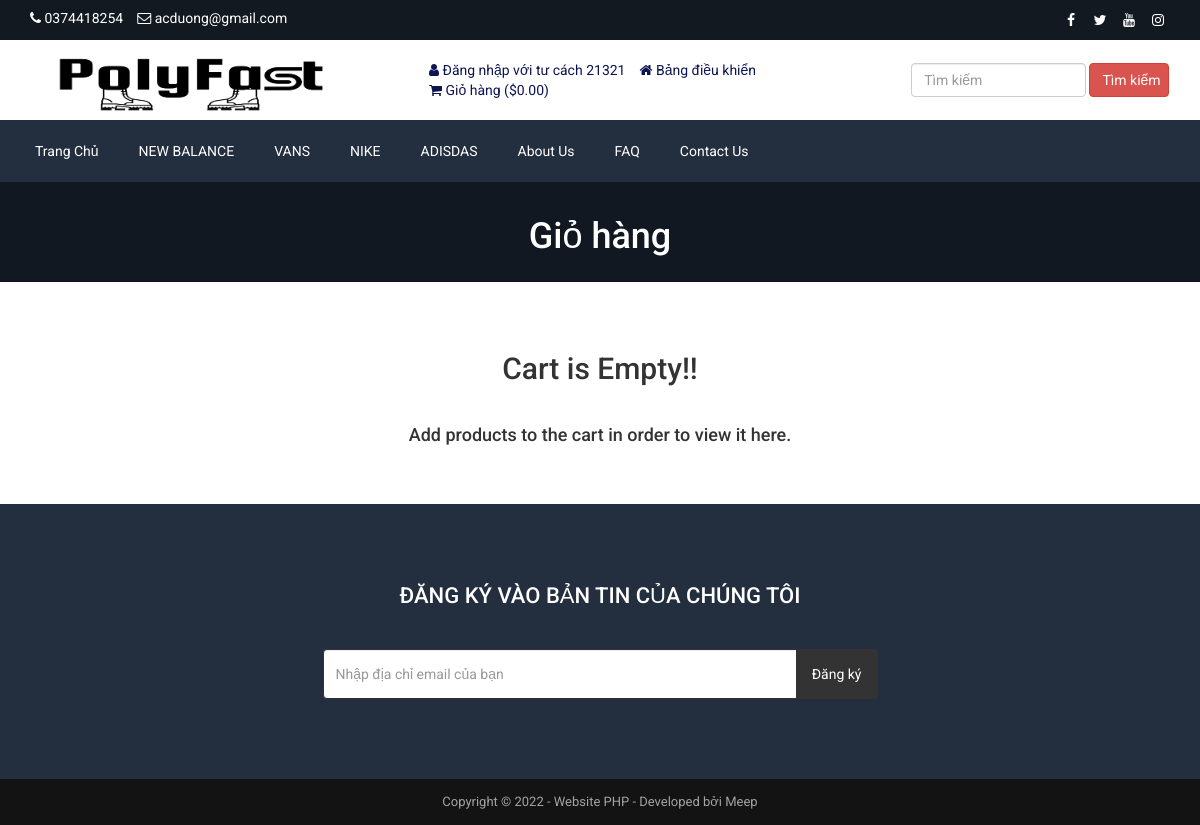
The page /cart.php (signed in) on the database its author committed.
### tables this page shows
CREATE TABLE `tbl_settings` (
  `id` int(11) NOT NULL,
  `logo` varchar(255) NOT NULL,
  `favicon` varchar(255) NOT NULL,
  `footer_about` text NOT NULL,
  `footer_copyright` text NOT NULL,
  `contact_address` text NOT NULL,
  `contact_email` varchar(255) NOT NULL,
  `contact_phone` varchar(255) NOT NULL,
  `contact_fax` varchar(255) NOT NULL,
  `contact_map_iframe` text NOT NULL,
  `receive_email` varchar(255) NOT NULL,
  `receive_email_subject` varchar(255) NOT NULL,
  `receive_email_thank_you_message` text NOT NULL,
  `forget_password_message` text NOT NULL,
  `total_recent_post_footer` int(10) NOT NULL,
  `total_popular_post_footer` int(10) NOT NULL,
  `total_recent_post_sidebar` int(11) NOT NULL,
  `total_popular_post_sidebar` int(11) NOT NULL,
  `total_featured_product_home` int(11) NOT NULL,
  `total_latest_product_home` int(11) NOT NULL,
  `total_popular_product_home` int(11) NOT NULL,
  `meta_title_home` text NOT NULL,
  `meta_keyword_home` text NOT NULL,
  `meta_description_home` text NOT NULL,
  `banner_login` varchar(255) NOT NULL,
  `banner_registration` varchar(255) NOT NULL,
  `banner_forget_password` varchar(255) NOT NULL,
  `banner_reset_password` varchar(255) NOT NULL,
  `banner_search` varchar(255) NOT NULL,
  `banner_cart` varchar(255) NOT NULL,
  `banner_checkout` varchar(255) NOT NULL,
  `banner_product_category` varchar(255) NOT NULL,
  `banner_blog` varchar(255) NOT NULL,
  `cta_title` varchar(255) NOT NULL,
  `cta_content` text NOT NULL,
  `cta_read_more_text` varchar(255) NOT NULL,
  `cta_read_more_url` varchar(255) NOT NULL,
  `cta_photo` varchar(255) NOT NULL,
  `featured_product_title` varchar(255) NOT NULL,
  `featured_product_subtitle` varchar(255) NOT NULL,
  `latest_product_title` varchar(255) NOT NULL,
  `latest_product_subtitle` varchar(255) NOT NULL,
  `popular_product_title` varchar(255) NOT NULL,
  `popular_product_subtitle` varchar(255) NOT NULL,
  `testimonial_title` varchar(255) NOT NULL,
  `testimonial_subtitle` varchar(255) NOT NULL,
  `testimonial_photo` varchar(255) NOT NULL,
  `blog_title` varchar(255) NOT NULL,
  `blog_subtitle` varchar(255) NOT NULL,
  `newsletter_text` text NOT NULL,
  `paypal_email` varchar(255) NOT NULL,
  `stripe_public_key` varchar(255) NOT NULL,
  `stripe_secret_key` varchar(255) NOT NULL,
  `bank_detail` text NOT NULL,
  `before_head` text NOT NULL,
  `after_body` text NOT NULL,
  `before_body` text NOT NULL,
  `home_service_on_off` int(11) NOT NULL,
  `home_welcome_on_off` int(11) NOT NULL,
  `home_featured_product_on_off` int(11) NOT NULL,
  `home_latest_product_on_off` int(11) NOT NULL,
  `home_popular_product_on_off` int(11) NOT NULL,
  `home_testimonial_on_off` int(11) NOT NULL,
  `home_blog_on_off` int(11) NOT NULL,
  `newsletter_on_off` int(11) NOT NULL,
  `ads_above_welcome_on_off` int(1) NOT NULL,
  `ads_above_featured_product_on_off` int(1) NOT NULL,
  `ads_above_latest_product_on_off` int(1) NOT NULL,
  `ads_above_popular_product_on_off` int(1) NOT NULL,
  `ads_above_testimonial_on_off` int(1) NOT NULL,
  `ads_category_sidebar_on_off` int(1) NOT NULL
);

CREATE TABLE `tbl_social` (
  `social_id` int(11) NOT NULL,
  `social_name` varchar(30) NOT NULL,
  `social_url` varchar(255) NOT NULL,
  `social_icon` varchar(30) NOT NULL
);

CREATE TABLE `tbl_top_category` (
  `tcat_id` int(11) NOT NULL,
  `tcat_name` varchar(255) NOT NULL,
  `show_on_menu` int(1) NOT NULL
);

CREATE TABLE `tbl_page` (
  `id` int(11) NOT NULL,
  `about_title` varchar(255) NOT NULL,
  `about_content` text NOT NULL,
  `about_banner` varchar(255) NOT NULL,
  `about_meta_title` varchar(255) NOT NULL,
  `about_meta_keyword` text NOT NULL,
  `about_meta_description` text NOT NULL,
  `faq_title` varchar(255) NOT NULL,
  `faq_banner` varchar(255) NOT NULL,
  `faq_meta_title` varchar(255) NOT NULL,
  `faq_meta_keyword` text NOT NULL,
  `faq_meta_description` text NOT NULL,
  `blog_title` varchar(255) NOT NULL,
  `blog_banner` varchar(255) NOT NULL,
  `blog_meta_title` varchar(255) NOT NULL,
  `blog_meta_keyword` text NOT NULL,
  `blog_meta_description` text NOT NULL,
  `contact_title` varchar(255) NOT NULL,
  `contact_banner` varchar(255) NOT NULL,
  `contact_meta_title` varchar(255) NOT NULL,
  `contact_meta_keyword` text NOT NULL,
  `contact_meta_description` text NOT NULL,
  `pgallery_title` varchar(255) NOT NULL,
  `pgallery_banner` varchar(255) NOT NULL,
  `pgallery_meta_title` varchar(255) NOT NULL,
  `pgallery_meta_keyword` text NOT NULL,
  `pgallery_meta_description` text NOT NULL,
  `vgallery_title` varchar(255) NOT NULL,
  `vgallery_banner` varchar(255) NOT NULL,
  `vgallery_meta_title` varchar(255) NOT NULL,
  `vgallery_meta_keyword` text NOT NULL,
  `vgallery_meta_description` text NOT NULL
);

### cart.php (the view, shortened to what this page needs)
<?php require_once('header.php'); ?>
<?php
$statement = $pdo->prepare("SELECT * FROM tbl_settings WHERE id=1");
$statement->execute();
$result = $statement->fetchAll(PDO::FETCH_ASSOC);
foreach ($result as $row) {
    $banner_cart = $row['banner_cart'];
}
?>
<div class="page-banner" style="background-image: url(assets/uploads/<?php echo $banner_cart; ?>)">
    <div class="overlay"></div>
    <div class="page-banner-inner">
        <h1><?php echo LANG_VALUE_18; ?></h1>
    </div>
</div>
<div class="page">
	<div class="container">
		<div class="row">
			<div class="col-md-12">
                <?php if(!isset($_SESSION['cart_p_id'])): ?>
                    <?php echo '<h2 class="text-center">Cart is Empty!!</h2></br>'; ?>
                    <?php echo '<h4 class="text-center">Add products to the cart in order to view it here.</h4>'; ?>
                <?php endif; ?>
			</div>
		</div>
	</div>
</div>
<?php require_once('footer.php'); ?>

### header.php (shortened to what this page needs)
<?php
include("admin/inc/config.php");
$statement = $pdo->prepare("SELECT * FROM tbl_settings WHERE id=1");
$statement->execute();
$result = $statement->fetchAll(PDO::FETCH_ASSOC);
foreach ($result as $row)
{
	$logo = $row['logo'];
	$contact_email = $row['contact_email'];
	$contact_phone = $row['contact_phone'];
}
?>
<!DOCTYPE html>
<html lang="en" >
<head>
	<link rel="stylesheet" href="assets/css/bootstrap.min.css">
	<link rel="stylesheet" href="assets/css/font-awesome.min.css">
	<link rel="stylesheet" href="assets/css/owl.carousel.min.css">
	<link rel="stylesheet" href="assets/css/owl.theme.default.min.css">
	<link rel="stylesheet" href="assets/css/jquery.bxslider.min.css">
    <link rel="stylesheet" href="assets/css/magnific-popup.css">
    <link rel="stylesheet" href="assets/css/rating.css">
	<link rel="stylesheet" href="assets/css/spacing.css">
	<link rel="stylesheet" href="assets/css/bootstrap-touch-slider.css">
	<link rel="stylesheet" href="assets/css/animate.min.css">
	<link rel="stylesheet" href="assets/css/tree-menu.css">
	<link rel="stylesheet" href="assets/css/select2.min.css">
	<link rel="stylesheet" href="assets/css/main.css">
	<link rel="stylesheet" href="assets/css/responsive.css">
	<?php
	$statement = $pdo->prepare("SELECT * FROM tbl_page WHERE id=1");
	$statement->execute();
	$result = $statement->fetchAll(PDO::FETCH_ASSOC);
		?>
</head>
<body>
<div class="top">
	<div class="container">
		<div class="row">
			<div class="col-md-6 col-sm-6 col-xs-12">
				<div class="left">
					<ul>
						<li><i class="fa fa-phone"></i> <?php echo $contact_phone; ?></li>
						<li><i class="fa fa-envelope-o"></i> <?php echo $contact_email; ?></li>
					</ul>
				</div>
			</div>
			<div class="col-md-6 col-sm-6 col-xs-12">
				<div class="right">
					<ul>
						<?php
						$statement = $pdo->prepare("SELECT * FROM tbl_social");
						$statement->execute();
						$result = $statement->fetchAll(PDO::FETCH_ASSOC);
						foreach ($result as $row) {
							?>
							<?php if($row['social_url'] != ''): ?>
							<li><a href="<?php echo $row['social_url']; ?>"><i class="<?php echo $row['social_icon']; ?>"></i></a></li>
							<?php endif; ?>
							<?php
						}
						?>
					</ul>
				</div>
			</div>
		</div>
	</div>
</div>
<div class="header">
	<div class="container">
		<div class="row inner">
			<div class="col-md-4 logo">
				<a href="index.php"><img src="assets/uploads/<?php echo $logo; ?>" alt="logo image"></a>
			</div>
			<div class="col-md-5 right">
				<ul>
					<?php
					if(isset($_SESSION['customer'])) {
						?>
						<li><i class="fa fa-user"></i> <?php echo LANG_VALUE_13; ?> <?php echo $_SESSION['customer']['cust_name']; ?></li>
						<li><a href="dashboard.php"><i class="fa fa-home"></i> <?php echo LANG_VALUE_89; ?></a></li>
						<?php
					} else {
						?>
						<li><a href="login.php"><i class="fa fa-sign-in"></i> <?php echo LANG_VALUE_9; ?></a></li>
						<li><a href="registration.php"><i class="fa fa-user-plus"></i> <?php echo LANG_VALUE_15; ?></a></li>
						<?php
					}
					?>
					<li><a href="cart.php"><i class="fa fa-shopping-cart"></i> <?php echo LANG_VALUE_18; ?> (<?php echo LANG_VALUE_1; ?><?php
					if(isset($_SESSION['cart_p_id'])) {
						$table_total_price = 0;
						$i=0;
	                    foreach($_SESSION['cart_p_qty'] as $key => $value)
	                    {
	                        $i++;
	                        $arr_cart_p_qty[$i] = $value;
	                    }                    $i=0;
	                    foreach($_SESSION['cart_p_current_price'] as $key => $value)
	                    {
	                        $i++;
	                        $arr_cart_p_current_price[$i] = $value;
	                    }
	                    for($i=1;$i<=count($arr_cart_p_qty);$i++) {
	                    	$row_total_price = floatval($arr_cart_p_current_price[$i])*intval($arr_cart_p_qty[$i]);
	                        $table_total_price = $table_total_price + $row_total_price;
	                    }
						echo $table_total_price;
					} else {
						echo '0.00';
					}
					?>)</a></li>
				</ul>
			</div>
			<div class="col-md-3 search-area">
				<form class="navbar-form navbar-left" role="search" action="search-result.php" method="get">
					<div class="form-group">
						<input type="text" class="form-control search-top" placeholder="<?php echo LANG_VALUE_2; ?>" name="search_text">
					</div>
					<button type="submit" class="btn btn-danger"><?php echo LANG_VALUE_3; ?></button>
				</form>
			</div>
		</div>
	</div>
</div>
<div class="nav">
	<div class="container">
		<div class="row">
			<div class="col-md-12 pl_0 pr_0">
				<div class="menu-container">
					<div class="menu">
						<ul>
							<li><a href="index.php">Trang Chủ</a></li>
							<?php
							$statement = $pdo->prepare("SELECT * FROM tbl_top_category WHERE show_on_menu=1");
							$statement->execute();
							$result = $statement->fetchAll(PDO::FETCH_ASSOC);
							foreach ($result as $row) {
								?>
								<li><a href="product-category.php?id=<?php echo $row['tcat_id']; ?>&type=top-category"><?php echo $row['tcat_name']; ?></a>
								</li>
								<?php
							}
							?>
							<?php
							$statement = $pdo->prepare("SELECT * FROM tbl_page WHERE id=1");
							$statement->execute();
							$result = $statement->fetchAll(PDO::FETCH_ASSOC);
							foreach ($result as $row) {
								$about_title = $row['about_title'];
								$faq_title = $row['faq_title'];
								$contact_title = $row['contact_title'];
							}
							?>
							<li><a href="about.php"><?php echo $about_title; ?></a></li>
							<li><a href="faq.php"><?php echo $faq_title; ?></a></li>
							<li><a href="contact.php"><?php echo $contact_title; ?></a></li>
						</ul>
					</div>
				</div>
			</div>
		</div>
	</div>
</div>

### footer.php (shortened to what this page needs)
<?php
$statement = $pdo->prepare("SELECT * FROM tbl_settings WHERE id=1");
$statement->execute();
$result = $statement->fetchAll(PDO::FETCH_ASSOC);
foreach ($result as $row)
{
	$footer_copyright = $row['footer_copyright'];
    $newsletter_on_off = $row['newsletter_on_off'];
}
?>
<?php if($newsletter_on_off == 1): ?>
<section class="home-newsletter">
	<div class="container">
		<div class="row">
			<div class="col-md-6 col-md-offset-3">
				<div class="single">
				<form action="" method="post">
					<h2><?php echo LANG_VALUE_93; ?></h2>
					<div class="input-group">
			        	<input type="email" class="form-control" placeholder="<?php echo LANG_VALUE_95; ?>" name="email_subscribe">
			         	<span class="input-group-btn">
			         	<button class="btn btn-theme" type="submit" name="form_subscribe"><?php echo LANG_VALUE_92; ?></button>
			         	</span>
			        </div>
				</div>
			</div>
		</div>
	</div>
</section>
<?php endif; ?>
<div class="footer-bottom">
	<div class="container">
		<div class="row">
			<div class="col-md-12 copyright">
				<?php echo $footer_copyright; ?>
			</div>
		</div>
	</div>
</div>
</body>
</html>

### assets/css/main.css (style rules this page uses)
* { margin: 0; padding: 0; }
body { font-family: "Roboto", sans-serif; font-size: 14px; }
h1, h2, h3, h4, h5, h6 { font-family: "Roboto", sans-serif; }
a { text-decoration: none; }
.top { width: 100%; height: 40px; background: #131921; }
.top .left { float: left; }
.top .left ul { padding-top: 8px; }
.top .left ul li { list-style-type: none; float: left; margin-right: 14px; color: white; }
.top .left ul li i { color: white; }
.top .right { float: right; }
.top .right ul { padding-top: 8px; }
.top .right ul li { list-style-type: none; float: left; margin-left: 5px; }
.top .right ul li a { color: white; width: 24px; height: 24px; line-height: 24px; text-align: center; border-radius: 50%; display: block; transition: all 0.4s ease; }
.header { width: 100%; height: auto; background: #fff; }
.header .inner { height: auto; display: table; }
.header .logo { float: none; display: table-cell; vertical-align: middle; }
.header .logo img { max-width: 100%; height: 80px; }
.header .navbar-form .form-control { width: 300px; }
.header .search-area { float: none; display: table-cell; vertical-align: middle; }
.header .search-area .form-group { width: calc(100% - 84px); }
.header .search-area button { width: 80px; }
.header .search-area form { width: 100%; }
.header .right { float: none; display: table-cell; vertical-align: middle; padding-right: 0; }
.header .right ul { float: right; margin-bottom: 0; }
.header .right ul li { list-style-type: none; float: left; margin-left: 14px; color: #0d1452; }
.header .right ul li a { color: #0d1452; }
.header .navbar-form .search-top { width: 100%; }
.nav { background: #232f3e; }
.menu-container { width: 100%; margin: 0 auto; background: #232f3e; }
.menu-dropdown-icon:before { content: "\f067"; font-family: "FontAwesome"; display: none; cursor: pointer; float: right; padding: 1.5em 2em; background: #fff; color: #333; }
.menu > ul { margin: 0 auto; width: 100%; list-style: none; padding: 0; position: relative; box-sizing: border-box; }
.menu > ul:before, .menu > ul:after { content: ""; display: table; }
.menu > ul:after { clear: both; }
.menu > ul > li { float: left; padding: 0; margin: 0; }
.menu > ul > li a { text-decoration: none; padding: 1.5em 20px; display: block; color: #fff; }
.footer-bottom { width: 100%; height: auto; background: #141314; padding: 14px 0; }
.footer-bottom .copyright { font-size: 13px; color: #a3a3a3; text-align: center; }
.page-banner { width: 100%; height: auto; background-repeat: no-repeat; background-position: center center; -webkit-background-size: cover; background-size: cover; position: relative; padding-top: 15px; padding-bottom: 15px; overflow: hidden; }
.page-banner .overlay { position: absolute; left: 0; top: 0; width: 100%; height: 100%; opacity: 0.7; background: #131921; }
.page-banner h1 { color: #fff; text-align: center; z-index: 999; position: relative; }
.page { width: 100%; height: auto; padding-top: 50px; padding-bottom: 50px; }
.home-newsletter { padding: 80px 0; background: #232f3e; }
.home-newsletter .single { max-width: 650px; margin: 0 auto; text-align: center; position: relative; z-index: 2; }
.home-newsletter .single h2 { font-size: 22px; color: white; text-transform: uppercase; margin-bottom: 40px; margin-top: 0; }
.home-newsletter .single .form-control { height: 50px; border-color: #333; outline: none; }
.home-newsletter .single .btn { min-height: 50px; background: #333; color: #fff; padding-left: 15px; padding-right: 15px; }

### assets/css/responsive.css (style rules this page uses)
@media only screen and (min-width: 992px) { .header .inner { width: 100%; } }
@media only screen and (min-width: 992px) { .header .search-area { padding-right: 0; } }
@media only screen and (min-width: 992px) { .header .search-area form { padding-right: 0; } }
@media only screen and (min-width: 992px) { .header .container { padding-right: 0; } }

### rows shown on the page
tbl_settings: contact_phone "0374418254", contact_email "acduong@gmail.com", logo (picture), banner_cart (picture), footer_copyright "Copyright © 2022 - Website PHP - Developed bởi Meep"
tbl_top_category: tcat_name "NEW BALANCE"
tbl_top_category: tcat_name "VANS"
tbl_top_category: tcat_name "NIKE"
tbl_top_category: tcat_name "ADISDAS"
tbl_page: about_title "About Us", faq_title "FAQ", contact_title "Contact Us"

### other values the page prints
LANG_VALUE_13 "Đăng nhập với tư cách"
$_SESSION['customer']['cust_name'] "21321"
LANG_VALUE_89 "Bảng điều khiển"
LANG_VALUE_18 "Giỏ hàng"
LANG_VALUE_1 "$"
LANG_VALUE_3 "Tìm kiếm"
LANG_VALUE_93 "ĐĂNG KÝ VÀO BẢN TIN CỦA CHÚNG TÔI"
LANG_VALUE_92 "Đăng ký"
